Frame 1 (no input): blank canvas, image omitted
Frame 60 (no input): blank canvas, image omitted
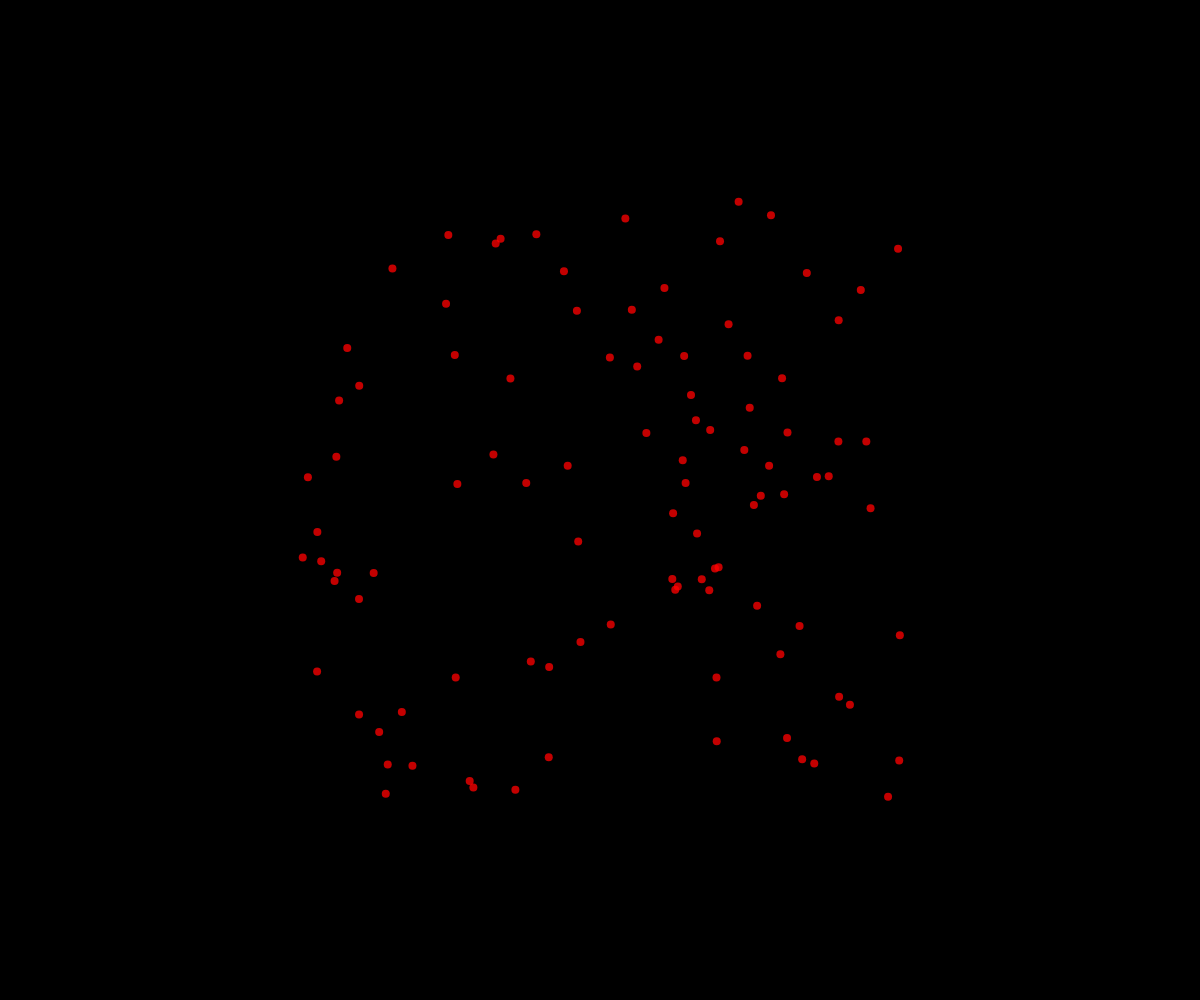
Frame 120 (the mouse pressed at the canvas centre since frame 60)

The p5.js sketch whose frames 1 and 60 were blank and that drew this single picture after the mouse press (run headless with seeded random() and noise() and a simulated clock; from frame 60 on, the mouse is pressed at the canvas centre):

// p5.js sketch
// ── sketch.js
// Project Title
// Your Name
// Date
//
// Extra for Experts:
// - describe what you did to take this project "above and beyond"

class Particle {
  constructor(x, y){
    this.x = x;
    this.y = y;
    this.r = 255;
    this.g = 0;
    this.b = 0;
    this.dx = random(-5,5);
    this.dy = random(-5,5);
    this.radius = 4;
    this.opacity = 255;
  }

  display() {
    noStroke();
    fill(this.r, this.g, this.b, this.opacity);
    circle(this.x, this.y, this.radius*2);
  }

  update() {
    //move
    this.x += this.dx;
    this.y += this.dy;

    //fade away over time
    this.opacity --;
  }

  isDead() {
    return this.opacity <=0;
  }
}

let theFireworks = [];
const NUMBER_OF_PARTICLES_PER_CLICK = 100;


function setup() {
  createCanvas(windowWidth, windowHeight);
}

function draw() {
  background('black');
  for (let aFirework of theFireworks){
    if (aFirework.isDead()) {
      let index = indexOf(aFirework);
      theFireworks.splice(index, 1);
    }
    else {
      aFirework.update();
      aFirework.display();  
    }
   
  }
}

function mousePressed() {
  for (let i = 0; i < NUMBER_OF_PARTICLES_PER_CLICK; i++) {
    let someFirework = new Particle(mouseX, mouseY);
    theFireworks.push(someFirework); 
  }
  
}
